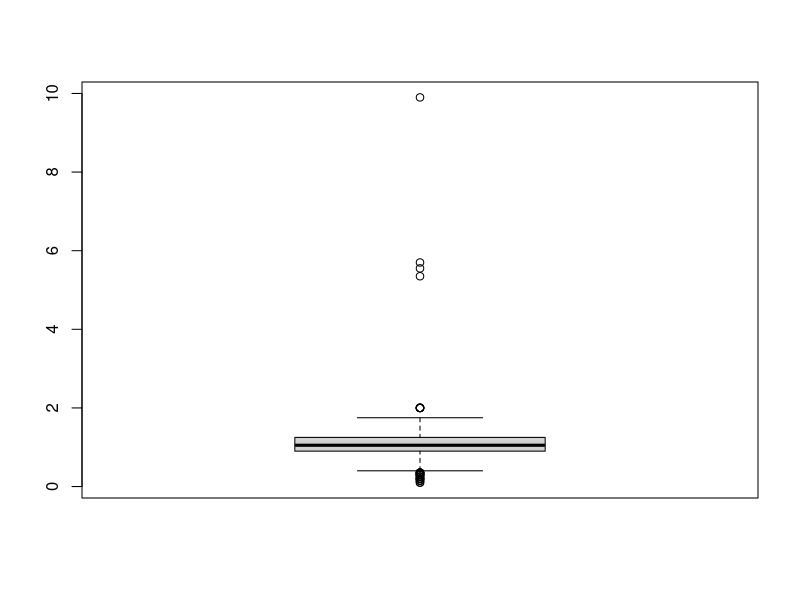

Here is the R script that generated this plot: (Note: this script raises an error after producing the figure.)
library(readxl)
library(foreign)
library(dplyr)
library(ggplot2)
library(MASS)
library(psych)

# 유의사항
# 학번 끝자리 -> 0 -> 2004년
# 업종 한글이 깨질때 산업코드(ind_code)를 이용해서 

# 1번문제


# 1-1
VA_16101350 = read_excel('../data/VA_data.xlsx', sheet = 10)
VA_16101350$SEX = factor(VA_16101350$SEX, levels = c(1,2), labels = c("남자", "여자"))
EYE_16101350 = filter(VA_16101350, VA_16101350$VA_LT != 9.9)
EYE_16101350 = filter(VA_16101350, VA_16101350$VA_RT != 9.9)
str(VA_16101350)

VA_16101350$AVE_16101350 = (VA_16101350$VA_LT + VA_16101350$VA_RT) / 2

# 1-2
describeBy(VA_16101350$AVE_16101350, VA_16101350$SEX)

# 1-3
boxplot(VA_16101350$AVE_16101350)
# 1-4
t.test(VA_16101350$AVE_16101350 ~ VA_16101350$SEX,
       data = VA_16101350,
       alternative = c("two.sided"),
       var.equal = T,
       conf.level = 0.95)

# 2번 문제
# 2-1
com_16101350 = read.csv('../data/company_KOSPI.csv', header = T, na.strings = '.')

# 2-2
com_16101350$ROE_16101350 = (com_16101350$earning / com_16101350$equity) * 100
com_16101350$GR_16101350 = ifelse(com_16101350$ROE_16101350 >= mean(com_16101350$ROE_16101350), "high", "low")
str(com_16101350)

# 2-3
mean(com_16101350$ROE_16101350)

table(com_16101350$GR_16101350)

# 2-4 2004년
com2004_16101350 = filter(com_16101350, com_16101350$YEAR == 2004)

com2004_group_16101350 = group_by(com2004_16101350, com2004_16101350$ind_code)
com2004_group_16101350$ROA_16101350 = com2004_group_16101350$earning / com2004_group_16101350$asset * 100
describe(com2004_group_16101350$ROA_16101350)

sort(com2004_group_16101350$ROA_16101350, decreasing = T)

# 3번 문제
# 3-1
EYE_16101350 = read_excel('../data/VA_data.xlsx', sheet = 1)
EYE_16101350 = filter(EYE_16101350, EYE_16101350$VA_LT != 9.9)
EYE_16101350 = filter(EYE_16101350, EYE_16101350$VA_RT != 9.9)

# 3-2
describe(EYE_16101350)

describe(EYE_16101350$VA_LT)
describe(EYE_16101350$VA_RT)

# 3-3
t.test(EYE_16101350$VA_LT, EYE_16101350$VA_RT,
       alternative = c("two.sided"),
       var.equal = T,
       conf.level = 0.95)
